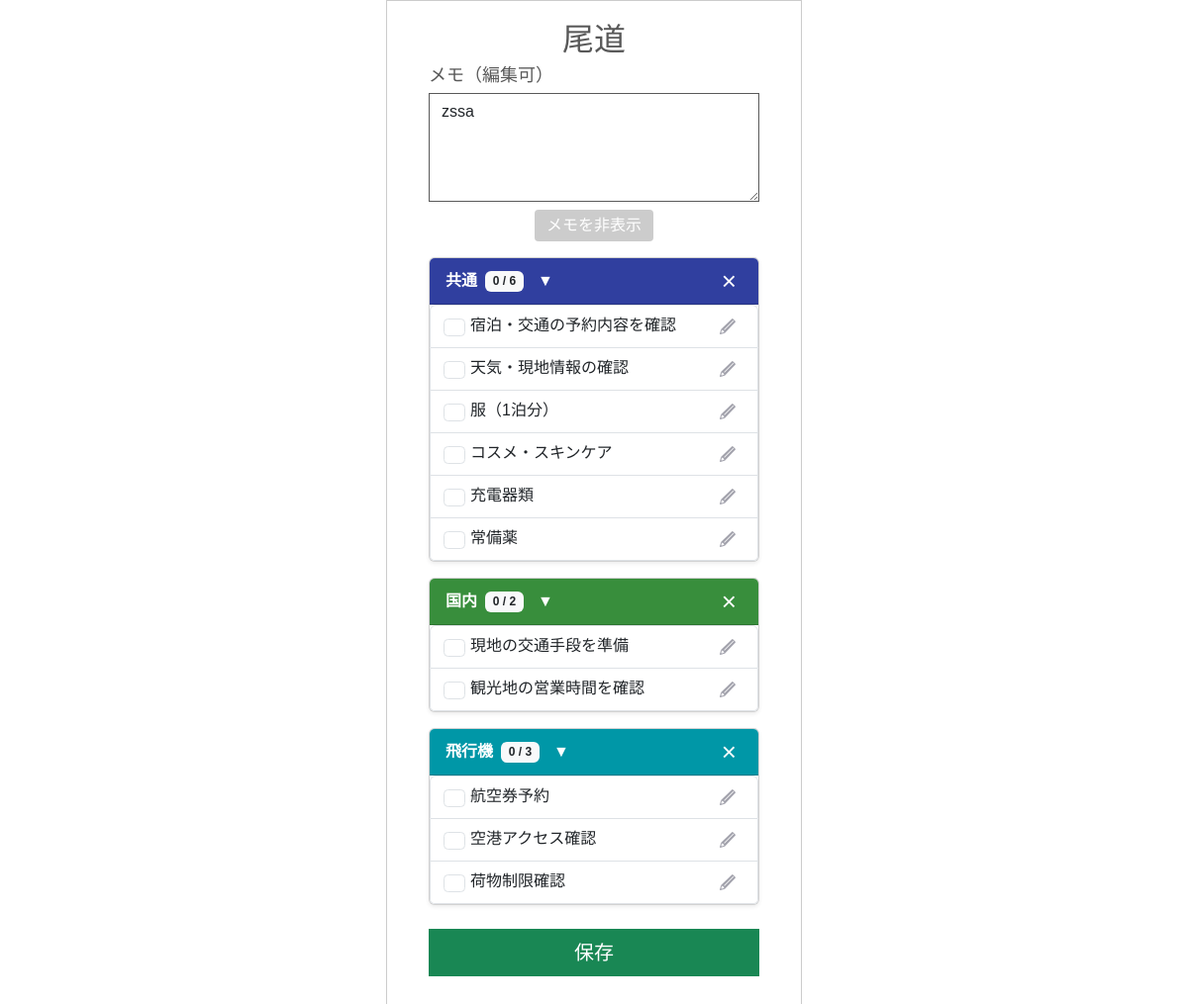
Page /template/143/old_copy/ on the committed database.
### app/models/template.py (models this page shows, shortened)
class Template(models.Model):
    class SourceType(models.IntegerChoices):
        FROM_TRAVEL   = 0, _("旅行情報より作成")
        FROM_TEMPLATE = 1, _("既存テンプレートを反映")
    user = models.ForeignKey(
        settings.AUTH_USER_MODEL,
        on_delete=models.CASCADE,
        verbose_name=_("ユーザーID")
    )
    travel_info = models.ForeignKey(
        Travel_info,
        on_delete=models.CASCADE,
        verbose_name=_("旅行情報ID")
    )
    source_type = models.IntegerField(
        choices=SourceType.choices,
        verbose_name=_("生成タイプ")
    )
    template_source = models.ForeignKey(
        "self",
        null=True,
        blank=True,
        on_delete=models.SET_NULL,
        verbose_name=_("テンプレート参照元"),
        related_name="derived_templates"
    )
    created_at = models.DateTimeField(
         auto_now_add=True,
         verbose_name=_("作成日")
         )
    updated_at = models.DateTimeField(
        auto_now=True,
        verbose_name=_("更新日")
        )
    class Meta:
      verbose_name = _("テンプレート")

class TravelCategory(models.Model):
    class TravelType(models.IntegerChoices):
        AUTO  = 0, _("初期作成")
        CUSTOM = 1, _("ユーザー追加")
    class CategoryColor(models.IntegerChoices):
        PINK       = 0, "#e91e63ff"
        LIGHT_PINK = 1, "#ffb7b2fe"
        ORANGE     = 2, "#f57c00ff"
        GREEN      = 3, "#388e3cff"
        CYAN       = 4, "#0097a7ff"
        BLUE       = 5, "#303f9ffe"
        BROWN      = 6, "#795548ff"
        PURPLE     = 7, "#7b1fa2ff"
    template = models.ForeignKey(
        Template,
        on_delete=models.CASCADE,
        verbose_name=_("テンプレートID")
    )
    category_name = models.CharField(
        max_length=50,
        verbose_name=_("分類名")
    )
    travel_type = models.IntegerField(
        choices=TravelType.choices,
        verbose_name=_("分類タイプ")
    )
    category_color = models.IntegerField(
        choices=CategoryColor.choices,
        verbose_name=_("分類カラー")
    )
    created_at = models.DateTimeField(
         auto_now_add=True,
         verbose_name=_("作成日")
         )
    updated_at = models.DateTimeField(
        auto_now=True,
        verbose_name=_("更新日")
        )
    class Meta:
      verbose_name = _("旅行の分類")
    @property
    def checked_count(self):
        return self.travelitem_set.filter(item_checked=1).count()
    @property
    def total_count(self):
        return self.travelitem_set.count()

class TravelItem(models.Model):
    class ItemChecked(models.IntegerChoices):
        NO  = 0, _("NO")
        YES = 1, _("YES")
    travel_category = models.ForeignKey(
        TravelCategory,
        on_delete=models.CASCADE,
        verbose_name=_("旅行の分類ID")
    )
    item_name = models.CharField(
        max_length=128,
        verbose_name=_("項目名")
    )
    item_checked = models.IntegerField(
        choices=ItemChecked.choices,
        verbose_name=_("チェック済み項目")
    )
    created_at = models.DateTimeField(
         auto_now_add=True,
         verbose_name=_("作成日")
         )
    updated_at = models.DateTimeField(
        auto_now=True,
        verbose_name=_("更新日")
        )
    class Meta:
      verbose_name = _("旅行の項目")

### app/models/travel.py (models this page shows, shortened)
class Travel_info(models.Model):
    class StayType(models.IntegerChoices):
        DAY_TRIP = 0, _("日帰り")
        STAY     = 1, _("宿泊")
    class LocationType(models.IntegerChoices):
        DOMESTIC = 0, _("国内")
        OVERSEAS = 1, _("海外")
    class StatusType(models.IntegerChoices):
        NOT_DONE  = 0, _("未")
        COMPLETE  = 1, _("完")
        PROCESSED = 2, _("済")
    travel_info_id = models.AutoField(
        primary_key=True,
        verbose_name=_("旅行情報ID")
    )
    user = models.ForeignKey(
        settings.AUTH_USER_MODEL,
        on_delete=models.CASCADE,
        verbose_name=_("ユーザーID")
    )
    travel_title = models.CharField(
        max_length=100,
        verbose_name=_("旅行タイトル")
    )
    start_date = models.DateField(
        verbose_name=_("開始日")
    )
    end_date = models.DateField(
        verbose_name=_("終了日")
    )
    stay_type = models.IntegerField(
        choices=StayType.choices,
        verbose_name=_("宿泊タイプ")
    )
    location = models.IntegerField(
        choices=LocationType.choices,
        verbose_name=_("場所"),
    )
    memo = models.CharField(
        max_length=230,
        blank=True,
        verbose_name=_("メモ")
    )
    status = models.IntegerField(
        choices=StatusType.choices,
        default=0,
        verbose_name=_("ステータス")
    )
    transport = models.ManyToManyField(
        "Transport",
        through="Travelmode",
        verbose_name=_("交通手段")
    )
    created_at = models.DateTimeField(
        auto_now_add=True,
        verbose_name=_("作成日")
    )
    updated_at = models.DateTimeField(
       auto_now=True,
        verbose_name=_("更新日")
    )
    class Meta:
        verbose_name = _("旅行情報")
        verbose_name_plural = _("旅行情報")

### app/views/new_travel/old_template_copy.py (the view, shortened to what this page needs)
# urls.py: path('template/<int:template_id>/old_copy/', old_template_copy, name='old_template_copy'),
def old_template_copy(request, template_id):
    template = get_object_or_404(Template, id=template_id)
    categories = TravelCategory.objects.filter(template=template)
    return render(request, "new_travel/old_template.html", {
        "template": template,
        "categories": categories,
    })

### templates/new_travel/old_template.html (shortened to what this page needs)
{% extends 'base.html' %}
{% load static %}
{% block extra_css %}
{{ block.super }}
<link rel="stylesheet" href="{% static 'tabipre/css/new_travel/template_old.css' %}">
<link rel="stylesheet" href="{% static 'tabipre/css/parts/edit_item.css' %}">
{% endblock %}
{% block content %}
<div class="container mt-2">
    <h2 class="mb-1 text-center">{{ template.travel_info.travel_title }}</h2>
    <form method="POST">
        <div class="mb-3">
            <label class="form-label">メモ（編集可）</label>
            <div id="memoArea" class="collapse show">
                <textarea name="memo" class="form-control" rows="4">{{ template.travel_info.memo }}</textarea>
            </div>
            <div class="text-center mt-2">
                <button id="memoToggleBtn"
                        type="button"
                        class="memo-toggle-btn"
                        data-bs-toggle="collapse"
                        data-bs-target="#memoArea">
                    メモを非表示
                </button>
            </div>
        </div>
        {% for cat in categories %}
        <div class="card mb-3 shadow-sm">
            <div class="card-header d-flex justify-content-between align-items-center"
                 style="background-color: {{ cat.get_category_color_display }}; color: white;">
                <div class="d-flex align-items-center">
                    <strong>{{ cat.category_name }}</strong>
                    <span class="badge bg-light text-dark ms-2">
                        {{ cat.checked_count }} / {{ cat.total_count }}
                    </span>
                    <button type="button"
                            class="btn-transparent ms-2"
                            data-bs-toggle="collapse"
                            data-bs-target="#cat{{ cat.id }}">
                        ▼
                    </button>
                </div>
                <button type="submit"
                        name="delete_category"
                        value="{{ cat.id }}"
                        class="btn-transparent btn-category-delete">
                    ×
                </button>
            </div>
            <ul id="cat{{ cat.id }}" class="list-group collapse show">
                {% for item in cat.travelitem_set.all %}
                <li class="list-group-item d-flex justify-content-between align-items-center">
                    <div class="form-check me-3">
                        <input type="checkbox"
                               name="item_checked_{{ item.id }}"
                               class="form-check-input"
                               {% if item.item_checked %}checked{% endif %}>
                        {{ item.item_name }}
                    </div>
                    <div class="d-flex gap-1">
                        <button type="button"
                                class="edit-btn"
                                data-item-id="{{ item.id }}"
                                data-item-name="{{ item.item_name }}"
                                data-bs-toggle="modal"
                                data-bs-target="#editItemModal">
                            <img src="{% static 'tabipre/icons/edit.png' %}" alt="編集" style="width:16px; height:16px;">
                        </button>
                    </div>
                </li>
                {% endfor %}
            </ul>
        </div>
        {% endfor %}
        <div class="text-center mt-4">
            <button type="submit" name="save_changes" class="btn btn-success btn-lg w-100">
                保存
            </button>
        </div>
    </form>
</div>
{% endblock %}

### static/tabipre/css/base/base.css (style rules this page uses)
.btn, .btn-primary, .app-btn, .app-btn-primary, .app-btn-secondary, .app-btn-warning { border-radius: 0 !important; }
.form-label { font-size: 18px; margin-bottom: 4px; display: inline-block; border-radius: 0; }
input, select, textarea { width: 100%; padding: 6px 10px; border-radius: 0; border: 1px solid #595959; font-size: 18px; box-sizing: border-box; }
input.form-control, select.form-control, textarea.form-control { border: 1px solid #595959 !important; }

### static/tabipre/css/new_travel/template_old.css (style rules this page uses)
.btn-transparent { background: none !important; border: none !important; color: #fff !important; padding: 2px 6px; cursor: pointer; }
.btn-category-delete { font-size: 26px !important; line-height: 1 !important; }
.edit-btn { background: none; border: none; padding: 2px 6px; cursor: pointer; }
.edit-btn img { width: 20px; height: 20px; display: block; }
.memo-toggle-btn { background-color: #ccccccff !important; color: #ffffff !important; border: none !important; padding: 4px 12px; border-radius: 4px; cursor: pointer; }
#memoArea textarea { border-radius: 0 !important; }

### rows in the picture
Template: travel_info.travel_title "尾道", memo "zssa"
TravelCategory: category_name "共通", checked_count "0", total_count "6"
TravelItem: item_name "宿泊・交通の予約内容を確認"
TravelItem: item_name "天気・現地情報の確認"
TravelItem: item_name "服（1泊分）"
TravelItem: item_name "コスメ・スキンケア"
TravelItem: item_name "充電器類"
TravelItem: item_name "常備薬"
TravelCategory: category_name "国内", checked_count "0", total_count "2"
TravelItem: item_name "現地の交通手段を準備"
TravelItem: item_name "観光地の営業時間を確認"
TravelCategory: category_name "飛行機", checked_count "0", total_count "3"
TravelItem: item_name "航空券予約"
TravelItem: item_name "空港アクセス確認"
TravelItem: item_name "荷物制限確認"
